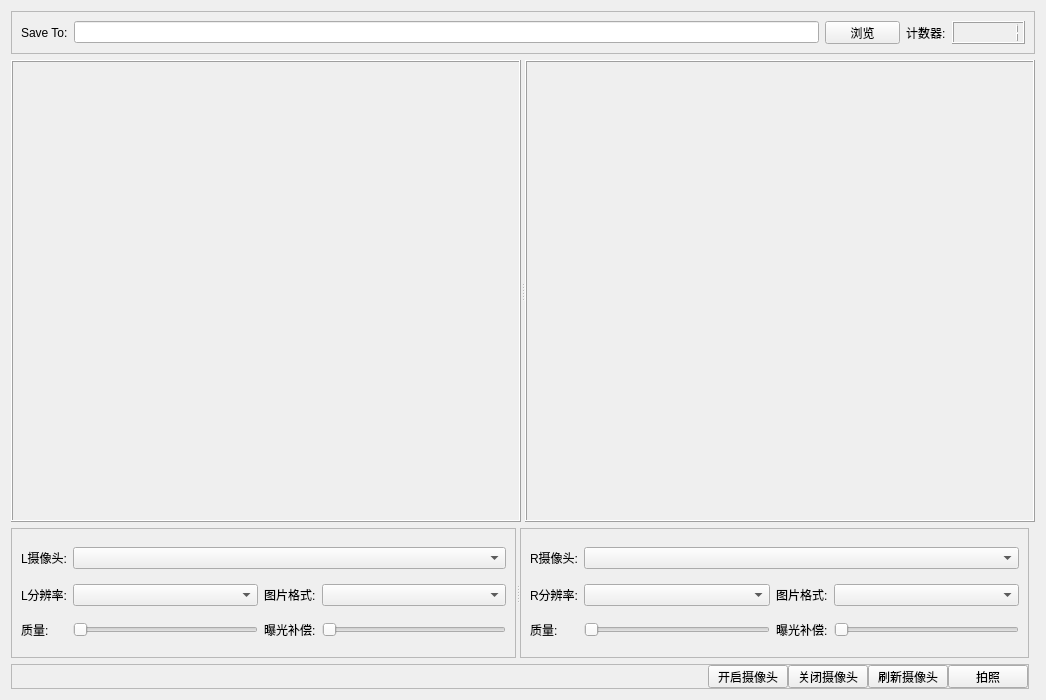
<?xml version="1.0" encoding="UTF-8"?>
<ui version="4.0">
 <class>StereoCameraView</class>
 <widget class="QWidget" name="StereoCameraView">
  <property name="geometry">
   <rect>
    <x>0</x>
    <y>0</y>
    <width>1046</width>
    <height>700</height>
   </rect>
  </property>
  <property name="windowTitle">
   <string>双目相机</string>
  </property>
  <layout class="QGridLayout" name="gridLayout_5">
   <item row="0" column="0" colspan="2">
    <widget class="QFrame" name="frame_3">
     <property name="maximumSize">
      <size>
       <width>16777215</width>
       <height>43</height>
      </size>
     </property>
     <property name="frameShape">
      <enum>QFrame::StyledPanel</enum>
     </property>
     <property name="frameShadow">
      <enum>QFrame::Raised</enum>
     </property>
     <layout class="QHBoxLayout" name="horizontalLayout">
      <item>
       <widget class="QLabel" name="label">
        <property name="text">
         <string>Save To:</string>
        </property>
       </widget>
      </item>
      <item>
       <widget class="QLineEdit" name="lineEdit_SaveTo"/>
      </item>
      <item>
       <widget class="QPushButton" name="pushButton_FindSaveTo">
        <property name="maximumSize">
         <size>
          <width>75</width>
          <height>23</height>
         </size>
        </property>
        <property name="text">
         <string>浏览</string>
        </property>
       </widget>
      </item>
      <item>
       <widget class="QLabel" name="label_2">
        <property name="text">
         <string>计数器:</string>
        </property>
       </widget>
      </item>
      <item>
       <widget class="QLCDNumber" name="lcdNumber">
        <property name="font">
         <font>
          <family>Adobe Devanagari</family>
          <pointsize>12</pointsize>
         </font>
        </property>
        <property name="frameShape">
         <enum>QFrame::Box</enum>
        </property>
        <property name="frameShadow">
         <enum>QFrame::Raised</enum>
        </property>
        <property name="lineWidth">
         <number>1</number>
        </property>
        <property name="midLineWidth">
         <number>0</number>
        </property>
        <property name="smallDecimalPoint">
         <bool>false</bool>
        </property>
        <property name="digitCount">
         <number>6</number>
        </property>
        <property name="mode">
         <enum>QLCDNumber::Dec</enum>
        </property>
        <property name="value" stdset="0">
         <double>1.000000000000000</double>
        </property>
       </widget>
      </item>
     </layout>
    </widget>
   </item>
   <item row="1" column="0" colspan="2">
    <widget class="QSplitter" name="splitter">
     <property name="orientation">
      <enum>Qt::Horizontal</enum>
     </property>
     <widget class="QFrame" name="frame">
      <property name="frameShape">
       <enum>QFrame::Box</enum>
      </property>
      <property name="frameShadow">
       <enum>QFrame::Raised</enum>
      </property>
      <layout class="QGridLayout" name="gridLayout">
       <property name="leftMargin">
        <number>0</number>
       </property>
       <property name="topMargin">
        <number>0</number>
       </property>
       <property name="rightMargin">
        <number>0</number>
       </property>
       <property name="bottomMargin">
        <number>0</number>
       </property>
       <property name="spacing">
        <number>0</number>
       </property>
       <item row="0" column="0">
        <widget class="QCameraViewfinder" name="viewfinderL" native="true">
         <property name="autoFillBackground">
          <bool>true</bool>
         </property>
        </widget>
       </item>
      </layout>
     </widget>
     <widget class="QFrame" name="frame_2">
      <property name="frameShape">
       <enum>QFrame::Box</enum>
      </property>
      <property name="frameShadow">
       <enum>QFrame::Raised</enum>
      </property>
      <layout class="QGridLayout" name="gridLayout_2">
       <property name="leftMargin">
        <number>0</number>
       </property>
       <property name="topMargin">
        <number>0</number>
       </property>
       <property name="rightMargin">
        <number>0</number>
       </property>
       <property name="bottomMargin">
        <number>0</number>
       </property>
       <property name="spacing">
        <number>0</number>
       </property>
       <item row="0" column="0">
        <widget class="QCameraViewfinder" name="viewfinder_R" native="true">
         <property name="autoFillBackground">
          <bool>true</bool>
         </property>
        </widget>
       </item>
      </layout>
     </widget>
    </widget>
   </item>
   <item row="2" column="0">
    <widget class="QSplitter" name="splitter_2">
     <property name="maximumSize">
      <size>
       <width>16777215</width>
       <height>130</height>
      </size>
     </property>
     <property name="orientation">
      <enum>Qt::Horizontal</enum>
     </property>
     <widget class="QFrame" name="frame_5">
      <property name="maximumSize">
       <size>
        <width>16777215</width>
        <height>130</height>
       </size>
      </property>
      <property name="frameShape">
       <enum>QFrame::StyledPanel</enum>
      </property>
      <property name="frameShadow">
       <enum>QFrame::Raised</enum>
      </property>
      <layout class="QGridLayout" name="gridLayout_3">
       <item row="0" column="0">
        <widget class="QLabel" name="label_3">
         <property name="text">
          <string>L摄像头:</string>
         </property>
        </widget>
       </item>
       <item row="1" column="0">
        <widget class="QLabel" name="label_4">
         <property name="text">
          <string>L分辨率:</string>
         </property>
        </widget>
       </item>
       <item row="1" column="1">
        <widget class="QComboBox" name="comboBox_Lresolution"/>
       </item>
       <item row="1" column="2">
        <widget class="QLabel" name="label_5">
         <property name="text">
          <string>图片格式:</string>
         </property>
        </widget>
       </item>
       <item row="1" column="3">
        <widget class="QComboBox" name="comboBox_LCodec"/>
       </item>
       <item row="2" column="0">
        <widget class="QLabel" name="label_6">
         <property name="text">
          <string>质量:</string>
         </property>
        </widget>
       </item>
       <item row="2" column="1">
        <widget class="QSlider" name="horizontalSlider_LQuality">
         <property name="orientation">
          <enum>Qt::Horizontal</enum>
         </property>
        </widget>
       </item>
       <item row="2" column="2">
        <widget class="QLabel" name="label_7">
         <property name="text">
          <string>曝光补偿:</string>
         </property>
        </widget>
       </item>
       <item row="2" column="3">
        <widget class="QSlider" name="horizontalSlider_LexposureCompensation">
         <property name="orientation">
          <enum>Qt::Horizontal</enum>
         </property>
        </widget>
       </item>
       <item row="0" column="1" colspan="3">
        <widget class="QComboBox" name="comboBox_Lcam"/>
       </item>
      </layout>
     </widget>
     <widget class="QFrame" name="frame_6">
      <property name="maximumSize">
       <size>
        <width>16777215</width>
        <height>130</height>
       </size>
      </property>
      <property name="frameShape">
       <enum>QFrame::StyledPanel</enum>
      </property>
      <property name="frameShadow">
       <enum>QFrame::Raised</enum>
      </property>
      <layout class="QGridLayout" name="gridLayout_4">
       <item row="0" column="0">
        <widget class="QLabel" name="label_9">
         <property name="text">
          <string>R摄像头:</string>
         </property>
        </widget>
       </item>
       <item row="1" column="0">
        <widget class="QLabel" name="label_10">
         <property name="text">
          <string>R分辨率:</string>
         </property>
        </widget>
       </item>
       <item row="1" column="1">
        <widget class="QComboBox" name="comboBox_Rresolution"/>
       </item>
       <item row="1" column="2">
        <widget class="QLabel" name="label_12">
         <property name="text">
          <string>图片格式:</string>
         </property>
        </widget>
       </item>
       <item row="1" column="3">
        <widget class="QComboBox" name="comboBox_RCodec"/>
       </item>
       <item row="2" column="0">
        <widget class="QLabel" name="label_8">
         <property name="text">
          <string>质量:</string>
         </property>
        </widget>
       </item>
       <item row="2" column="1">
        <widget class="QSlider" name="horizontalSlider_RQuality">
         <property name="orientation">
          <enum>Qt::Horizontal</enum>
         </property>
        </widget>
       </item>
       <item row="2" column="2">
        <widget class="QLabel" name="label_11">
         <property name="text">
          <string>曝光补偿:</string>
         </property>
        </widget>
       </item>
       <item row="2" column="3">
        <widget class="QSlider" name="horizontalSlider_RexposureCompensation">
         <property name="orientation">
          <enum>Qt::Horizontal</enum>
         </property>
        </widget>
       </item>
       <item row="0" column="1" colspan="3">
        <widget class="QComboBox" name="comboBox_Rcam"/>
       </item>
      </layout>
     </widget>
    </widget>
   </item>
   <item row="3" column="0">
    <widget class="QFrame" name="frame_4">
     <property name="maximumSize">
      <size>
       <width>16777215</width>
       <height>25</height>
      </size>
     </property>
     <property name="frameShape">
      <enum>QFrame::StyledPanel</enum>
     </property>
     <property name="frameShadow">
      <enum>QFrame::Raised</enum>
     </property>
     <layout class="QHBoxLayout" name="horizontalLayout_2">
      <property name="spacing">
       <number>0</number>
      </property>
      <property name="leftMargin">
       <number>0</number>
      </property>
      <property name="topMargin">
       <number>0</number>
      </property>
      <property name="rightMargin">
       <number>0</number>
      </property>
      <property name="bottomMargin">
       <number>0</number>
      </property>
      <item>
       <spacer name="horizontalSpacer">
        <property name="orientation">
         <enum>Qt::Horizontal</enum>
        </property>
        <property name="sizeHint" stdset="0">
         <size>
          <width>40</width>
          <height>20</height>
         </size>
        </property>
       </spacer>
      </item>
      <item>
       <widget class="QPushButton" name="pushButton_OpenCamera">
        <property name="text">
         <string>开启摄像头</string>
        </property>
       </widget>
      </item>
      <item>
       <widget class="QPushButton" name="pushButton_CloseCamera">
        <property name="text">
         <string>关闭摄像头</string>
        </property>
       </widget>
      </item>
      <item>
       <widget class="QPushButton" name="pushButton_RefreshCam">
        <property name="text">
         <string>刷新摄像头</string>
        </property>
       </widget>
      </item>
      <item>
       <widget class="QPushButton" name="pushButton_Shot">
        <property name="text">
         <string>拍照</string>
        </property>
       </widget>
      </item>
     </layout>
    </widget>
   </item>
  </layout>
 </widget>
 <customwidgets>
  <customwidget>
   <class>QCameraViewfinder</class>
   <extends>QWidget</extends>
   <header>qcameraviewfinder.h</header>
   <container>1</container>
  </customwidget>
 </customwidgets>
 <resources/>
 <connections>
  <connection>
   <sender>pushButton_FindSaveTo</sender>
   <signal>clicked()</signal>
   <receiver>StereoCameraView</receiver>
   <slot>OnFindSavePath()</slot>
   <hints>
    <hint type="sourcelabel">
     <x>899</x>
     <y>41</y>
    </hint>
    <hint type="destinationlabel">
     <x>496</x>
     <y>4</y>
    </hint>
   </hints>
  </connection>
  <connection>
   <sender>comboBox_Lcam</sender>
   <signal>currentIndexChanged(QString)</signal>
   <receiver>StereoCameraView</receiver>
   <slot>OnSelectedChanged_LCameraDevice(QString)</slot>
   <hints>
    <hint type="sourcelabel">
     <x>87</x>
     <y>563</y>
    </hint>
    <hint type="destinationlabel">
     <x>5</x>
     <y>320</y>
    </hint>
   </hints>
  </connection>
  <connection>
   <sender>comboBox_Lresolution</sender>
   <signal>currentIndexChanged(QString)</signal>
   <receiver>StereoCameraView</receiver>
   <slot>OnSelectedChanged_LResolution(QString)</slot>
   <hints>
    <hint type="sourcelabel">
     <x>185</x>
     <y>595</y>
    </hint>
    <hint type="destinationlabel">
     <x>5</x>
     <y>283</y>
    </hint>
   </hints>
  </connection>
  <connection>
   <sender>comboBox_LCodec</sender>
   <signal>currentIndexChanged(QString)</signal>
   <receiver>StereoCameraView</receiver>
   <slot>OnSelectedChanged_LCodec(QString)</slot>
   <hints>
    <hint type="sourcelabel">
     <x>339</x>
     <y>592</y>
    </hint>
    <hint type="destinationlabel">
     <x>4</x>
     <y>245</y>
    </hint>
   </hints>
  </connection>
  <connection>
   <sender>horizontalSlider_LQuality</sender>
   <signal>valueChanged(int)</signal>
   <receiver>StereoCameraView</receiver>
   <slot>OnChanged_LQuality(int)</slot>
   <hints>
    <hint type="sourcelabel">
     <x>148</x>
     <y>622</y>
    </hint>
    <hint type="destinationlabel">
     <x>4</x>
     <y>197</y>
    </hint>
   </hints>
  </connection>
  <connection>
   <sender>horizontalSlider_LexposureCompensation</sender>
   <signal>valueChanged(int)</signal>
   <receiver>StereoCameraView</receiver>
   <slot>OnChanged_LExposureCompensation(int)</slot>
   <hints>
    <hint type="sourcelabel">
     <x>393</x>
     <y>632</y>
    </hint>
    <hint type="destinationlabel">
     <x>4</x>
     <y>155</y>
    </hint>
   </hints>
  </connection>
  <connection>
   <sender>comboBox_Rcam</sender>
   <signal>currentIndexChanged(QString)</signal>
   <receiver>StereoCameraView</receiver>
   <slot>OnSelectedChanged_RCameraDevice(QString)</slot>
   <hints>
    <hint type="sourcelabel">
     <x>942</x>
     <y>557</y>
    </hint>
    <hint type="destinationlabel">
     <x>969</x>
     <y>335</y>
    </hint>
   </hints>
  </connection>
  <connection>
   <sender>comboBox_Rresolution</sender>
   <signal>currentIndexChanged(QString)</signal>
   <receiver>StereoCameraView</receiver>
   <slot>OnSelectedChanged_RResolution(QString)</slot>
   <hints>
    <hint type="sourcelabel">
     <x>730</x>
     <y>584</y>
    </hint>
    <hint type="destinationlabel">
     <x>969</x>
     <y>306</y>
    </hint>
   </hints>
  </connection>
  <connection>
   <sender>comboBox_RCodec</sender>
   <signal>currentIndexChanged(QString)</signal>
   <receiver>StereoCameraView</receiver>
   <slot>OnSelectedChanged_RCodec(QString)</slot>
   <hints>
    <hint type="sourcelabel">
     <x>856</x>
     <y>589</y>
    </hint>
    <hint type="destinationlabel">
     <x>970</x>
     <y>261</y>
    </hint>
   </hints>
  </connection>
  <connection>
   <sender>horizontalSlider_RQuality</sender>
   <signal>valueChanged(int)</signal>
   <receiver>StereoCameraView</receiver>
   <slot>OnChanged_RQuality(int)</slot>
   <hints>
    <hint type="sourcelabel">
     <x>662</x>
     <y>623</y>
    </hint>
    <hint type="destinationlabel">
     <x>972</x>
     <y>218</y>
    </hint>
   </hints>
  </connection>
  <connection>
   <sender>horizontalSlider_RexposureCompensation</sender>
   <signal>valueChanged(int)</signal>
   <receiver>StereoCameraView</receiver>
   <slot>OnChanged_RExposureCompensation(int)</slot>
   <hints>
    <hint type="sourcelabel">
     <x>910</x>
     <y>637</y>
    </hint>
    <hint type="destinationlabel">
     <x>971</x>
     <y>162</y>
    </hint>
   </hints>
  </connection>
  <connection>
   <sender>pushButton_Shot</sender>
   <signal>clicked()</signal>
   <receiver>StereoCameraView</receiver>
   <slot>OnShot()</slot>
   <hints>
    <hint type="sourcelabel">
     <x>994</x>
     <y>680</y>
    </hint>
    <hint type="destinationlabel">
     <x>973</x>
     <y>424</y>
    </hint>
   </hints>
  </connection>
  <connection>
   <sender>pushButton_CloseCamera</sender>
   <signal>clicked()</signal>
   <receiver>StereoCameraView</receiver>
   <slot>OnCloseCamera()</slot>
   <hints>
    <hint type="sourcelabel">
     <x>852</x>
     <y>678</y>
    </hint>
    <hint type="destinationlabel">
     <x>971</x>
     <y>49</y>
    </hint>
   </hints>
  </connection>
  <connection>
   <sender>pushButton_OpenCamera</sender>
   <signal>clicked()</signal>
   <receiver>StereoCameraView</receiver>
   <slot>OnOpenCamera()</slot>
   <hints>
    <hint type="sourcelabel">
     <x>786</x>
     <y>682</y>
    </hint>
    <hint type="destinationlabel">
     <x>743</x>
     <y>695</y>
    </hint>
   </hints>
  </connection>
 </connections>
 <slots>
  <slot>OnFindSavePath()</slot>
  <slot>OnShot()</slot>
  <slot>OnChanged_LExposureCompensation(int)</slot>
  <slot>OnChanged_LQuality(int)</slot>
  <slot>OnSelectedChanged_LCameraDevice(QString)</slot>
  <slot>OnSelectedChanged_LResolution(QString)</slot>
  <slot>OnSelectedChanged_LCodec(QString)</slot>
  <slot>OnChanged_RExposureCompensation(int)</slot>
  <slot>OnChanged_RQuality(int)</slot>
  <slot>OnSelectedChanged_RCameraDevice(QString)</slot>
  <slot>OnSelectedChanged_RResolution(QString)</slot>
  <slot>OnSelectedChanged_RCodec(QString)</slot>
  <slot>OnCloseCamera()</slot>
  <slot>OnOpenCamera()</slot>
 </slots>
</ui>
